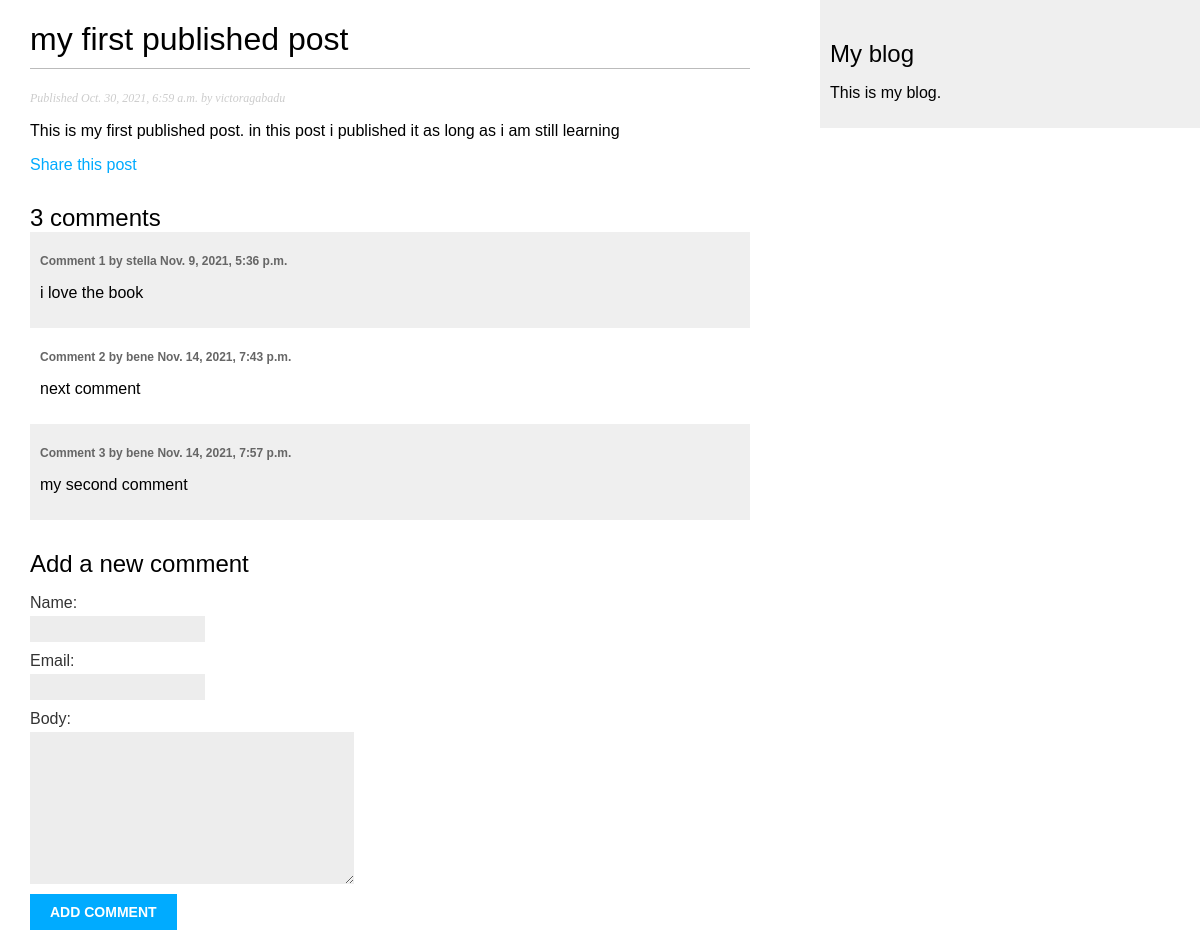
The page /blog/2021/10/30/my-first-published-post/ on the database its author committed.
### blog/models.py (models this page shows, shortened)
class Post(models.Model):
    STATUS_CHOICES = (('draft','Draft'),('published','Published'),)
    title = models.CharField(max_length=300)
    slug = models.SlugField(max_length=250, unique_for_date='publish')#used to imput urls
    author=models.ForeignKey(User,on_delete=models.CASCADE, related_name='blog_posts')
    body = models.TextField()
    publish = models.DateTimeField(default=timezone.now)
    created = models.DateTimeField(auto_now_add=True)
    status = models.CharField(max_length=10, choices = STATUS_CHOICES)
    objects =models.Manager()
    published = PublishedManager()
    class Mata:
        apperance = ('-publish',)
    def __str__(self):
       return self.title

class Comment(models.Model):
    post = models.ForeignKey(Post,
    on_delete=models.CASCADE,
    related_name='comments')
    name = models.CharField(max_length=80)
    email = models.EmailField()
    body = models.TextField()
    created = models.DateTimeField(auto_now_add=True)
    updated = models.DateTimeField(auto_now=True)
    active = models.BooleanField(default=True)
    class Meta:
        ordering = ('created',)

### blog/views.py (the view)
def post_detail(request, year, month, day, post):
    post = get_object_or_404(Post, slug=post,
    status='published',
    publish__year=year,
    publish__month=month,#this is how we were able to retrieve the post detail view.we use the get method.
    publish__day=day)
    context ={post:post}
    print(context)
    comments = post.comments.filter(active=True)
    new_comment = None
    if request.method == 'POST':
        comment_form = CommentForm(data=request.POST)
        if comment_form.is_valid():
            new_comment = comment_form.save(commit=False)
            new_comment.post = post
            new_comment.save()
    else:
        comment_form = CommentForm()
    return render(request,
           'blog/post/detail.html',
            {'post':post,
            'comments': comments,
            'new_comment': new_comment,
            'comment_form': comment_form})

### blog/forms.py
class CommentForm(forms.ModelForm):
    class Meta:
        model = Comment
        fields = ('name', 'email', 'body')

### blog/templates/blog/post/detail.html (shortened to what this page needs)
{% extends "blog/base.html" %}
{% block content %}
<h1>{{ post.title }}</h1>
  <p class="date">
Published {{ post.publish }} by {{ post.author }}
  </p>
{{ post.body|linebreaks }}
<p>
  <a href="{% url "blog:post_share" post.id %}">
  Share this post
  </a>
</p>
  {% with comments.count as total_comments %}
<h2>
  {{ total_comments }} comment{{ total_comments|pluralize }}
</h2>
{% endwith %}
{% for comment in comments %}
<div class="comment">
<p class="info">
Comment {{ forloop.counter }} by {{ comment.name }}
{{ comment.created }}
</p>
{{ comment.body|linebreaks }}
</div>
{% empty %}
<p>There are no comments yet.</p>
{% endfor %}
{% if new_comment %}
<h2>Your comment has been added.</h2>
{% else %}
<h2>Add a new comment</h2>
<form method="post">
{{ comment_form.as_p }}
<p><input type="submit" value="Add comment"></p>
</form>
{% endif %}
{% endblock %}

### blog/templates/blog/base.html (shortened to what this page needs)
{% load static %}
<!DOCTYPE html>
<html>
<head>
   <link href="{% static "css/blog.css" %}" rel="stylesheet">
</head>
<body>
    <div id="content">
    {% block content %}
    {% endblock %}
</div>
<div id="sidebar">
    <h2>My blog</h2>
    <p>This is my blog.</p>
 </div>
</body>
</html>

### blog/static/css/blog.css (style rules this page uses)
body { margin:0; padding:0; font-family:helvetica, sans-serif; }
a { color:#00abff; text-decoration:none; }
h1 { font-weight:normal; border-bottom:1px solid #bbb; padding:0 0 10px 0; }
h2 { font-weight:normal; margin:30px 0 0; }
#content { float:left; width:60%; padding:0 0 0 30px; }
#sidebar { float:right; width:30%; padding:10px; background:#efefef; height:100%; }
p.date { color:#ccc; font-family: georgia, serif; font-size: 12px; font-style: italic; }
label { float:left; clear:both; color:#333; margin-bottom:4px; }
input, textarea { clear:both; float:left; margin:0 0 10px; background:#ededed; border:0; padding:6px 10px; font-size:12px; }
input[type=submit] { font-weight:bold; background:#00abff; color:#fff; padding:10px 20px; font-size:14px; text-transform:uppercase; }
.comment { padding:10px; }
.comment:nth-child(even) { background:#efefef; }
.comment .info { font-weight:bold; font-size:12px; color:#666; }

### rows shown on the page
Post: title "my first published post", publish "Oct. 30, 2021, 6:59 a.m.", author "victoragabadu", body "This is my first published post. in this post i published it as long as i am still learning"
Comment: name "stella", created "Nov. 9, 2021, 5:36 p.m.", body "i love the book"
Comment: name "bene", created "Nov. 14, 2021, 7:43 p.m.", body "next comment"
Comment: name "bene", created "Nov. 14, 2021, 7:57 p.m.", body "my second comment"

### other values the page prints
{{ total_comments }} "3"
